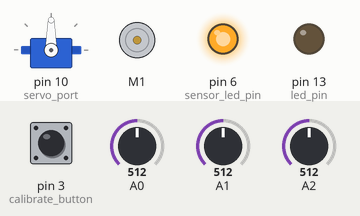
This sketch was run on a simulated Arduino Uno, built with avr-gcc and run on an emulated ATmega328P. Parts: servo, DC motor (green arrow = forward, orange = backward, longer = faster), output pins drawn as LEDs (lit = HIGH). Dashed ring = blinking. The test bench sets the inputs (shaded band); at power-on: pin 3 (calibrate_button) HIGH, A0 = 512, A1 = 512, A2 = 512.

Above: at 1.2 s.
1.3 s: pin 3 (calibrate_button) pulled LOW for 0.15 s
At 1.31 s:
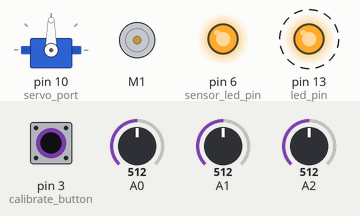
4.3 s: pin 3 (calibrate_button) pulled LOW for 3.2 s
At 6.8 s:
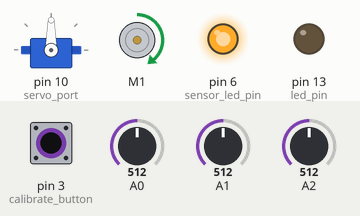
Timing chart, 0 to 9.0 s (numbered marks = the images above; inputs shaded):
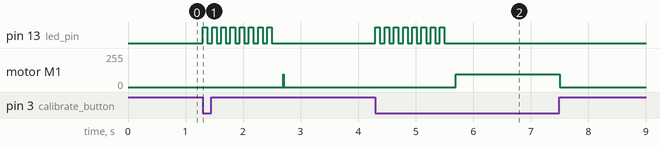

Measured:
- after the input at 1.3 s, pin 13 (led_pin): alternates HIGH for 0.08 s and LOW for 0.08 s, 16 changes in all, then stays LOW, starting at once; motor M1: stopped → forward 95/255 after 1.4 s, → stopped 0.01 s later
- after the input at 4.3 s, pin 13 (led_pin): alternates HIGH for 0.08 s and LOW for 0.08 s, 16 changes in all, then stays LOW, starting at once; motor M1: stopped → forward 95/255 after 1.4 s, → stopped 1.8 s later

The sketch:

linefollower.ino
```cpp
// (licence header left out)
#include <Arduino.h>
#include "config.h"
#include "control.h"
#include "sensor.h"

/* type definitions */
typedef enum { LEFT, RIGHT, STRAIGHT } Direction;

/* variable definitions */
static const size_t sensor_count = LENGTH(sensor_ports);
static bool calibrate = true;
static uint8_t cycle = 0;

/* initialize motor,servo and sensors */
AF_DCMotor *motor = new AF_DCMotor(motor_port, MOTOR_FREQUENCY);
Servo *servo = new Servo;
Sensor sensor = init_sensors(sensor_led_pin, sensor_ports);

void
setup(void) {
	pinMode(led_pin, OUTPUT);
	pinMode(calibrate_button, INPUT_PULLUP);    /* enable pullup-resistor */

	servo->attach(servo_port);
	servo->write(90);
}

/* main loop */
void
loop(void) {
	bool *position;
	Direction correction = STRAIGHT;

	if(digitalRead(calibrate_button) == HIGH) {
		calibrate = true;
		stop(motor);

		return;
	}

	if(calibrate) {
		blink(led_pin);
		cycle = 0;
		calibrate_sensors(&sensor, calibrate_passes, read_passes);
		forward(motor, motor_speed);
		calibrate = false;
	}

	position = get_line_position(&sensor, contrast_threshold, read_passes);
	correction = correct_vehicle(servo, position, correction);

	//delay(50);
	/*if(Serial.available() > 0) {
		switch(Serial.read()) {
			case 108:
			servo->write(115);
			break;
			case 114:
			servo->write(50);
			break;
		}
	}*/
}

/* control servo based on position */
Direction
correct_vehicle(Servo *s, bool *position, Direction dir) {

	if(position[0] && (dir != RIGHT)) {
		right(s, servo_straight_angle, servo_max_steering_angle);
		return RIGHT;
	}

	if(position[(LENGTH(sensor_ports) - 1)] && (dir != LEFT)) {
		left(s, servo_straight_angle, servo_max_steering_angle);
		return LEFT;
	}

	straight(s, servo_straight_angle);

	return STRAIGHT;
}

/* blink to indicate calibration */
void
blink(uint8_t pin) {
	for(uint8_t i = 0; i < 8; i++) {
		digitalWrite(pin, HIGH);
		delay(80);
		digitalWrite(pin, LOW);
		delay(80);
	}
}
```

control.h
```cpp
// (licence header left out)
/* Basic vehicle control functions, including motor and servo control */

#include <Arduino.h>        /* Standard Arduino header file */
#include <Servo.h>          /* Standard Servo library */
#include "AFMotor.h"

/* motor specific funtions */
void
forward(AF_DCMotor *m, uint8_t speed) {
	m->run(FORWARD);
	m->setSpeed(speed);
}

void
backward(AF_DCMotor *m, uint8_t speed) {
	m->run(BACKWARD);
	m->setSpeed(speed);
}

void
stop(AF_DCMotor *m) {
	m->run(RELEASE);
}

/* servo specific functions */
/*Servo *
servo_init(const uint8_t pin) {
	Servo *s = new Servo;
	s->attach(pin);
	s->write(90);
	return s;
}*/

void
left(Servo *s, const uint8_t base_angle, const uint8_t left_angle) {
	//s->write(base_angle + left_angle);
	s->write(110); //125
}

void
right(Servo *s, const uint8_t base_angle, uint8_t const right_angle) {
	//s->write(base_angle - right_angle);
	s->write(50); //45
}

void
straight(Servo *s, const uint8_t base_angle) {
	s->write(base_angle);
}
```

sensor.h
```cpp
// (licence header left out)
/* Basic funtions for controlling the sensor bar */

#include <Arduino.h>        /* Standard Arduino header file */

/* get array element count at compile time */
#define LENGTH(X) (sizeof(X) / sizeof(X[0]))

/* type definitions  */
typedef struct {
	const uint8_t led_pin;
	const uint8_t *analog_pins; /* pointer to array */
	unsigned int *start_values; /* pointer to array */
} Sensor;


/* initialize sensor array */
Sensor
init_sensors(const uint8_t led_pin, const uint8_t *inputs) {
	static unsigned int start_values[LENGTH(sensor_ports)];
	Sensor s = { led_pin, inputs, &start_values[0] };

	pinMode(led_pin, OUTPUT);
	digitalWrite(led_pin, HIGH);

	return s;
}

/* read sensor array */
unsigned int *
read_sensors(Sensor *s, const uint8_t passes) {
	static unsigned int readings[LENGTH(sensor_ports)];

	for(uint8_t i = 0; i < passes; i++) {
		for(uint8_t j = 0; j < LENGTH(readings); j++)
			readings[j] = readings[j] + analogRead(s->analog_pins[j]);
	}

	for(uint8_t i = 0; i < LENGTH(readings); i++)
		readings[i] = readings[i] / passes;

	return readings;
}

/* calibrate sensors */
void
calibrate_sensors(Sensor *s, const uint8_t calibrate_passes, const uint8_t read_passes) {
	unsigned int *readings;

	for(uint8_t i = 0; i < LENGTH(sensor_ports); i++)
		s->start_values[i] = 0;

	for(uint8_t i = 0; i < calibrate_passes; i++) {
		readings = read_sensors(s, read_passes);
		for(uint8_t j = 0; j < LENGTH(sensor_ports); j++)
			s->start_values[j] = s->start_values[j] + readings[j];
	}

	for(uint8_t i = 0; i < LENGTH(sensor_ports); i++)
		s->start_values[i] = s->start_values[i] / calibrate_passes;
}

/* get the position of the line under the sensors */
bool *
get_line_position(Sensor *s, const uint8_t contrast_threshold, const uint8_t read_passes) {
	static bool position[LENGTH(sensor_ports)];
	unsigned int *readings = read_sensors(s, read_passes);

	for(uint8_t i = 0; i < LENGTH(sensor_ports); i++) {
		if(abs(((int) s->start_values[i] - (int) readings[i])) >= contrast_threshold)
			position[i] = true;
		else
			position[i] = false;
	}

	return position;
}
```

config.h
```cpp
// (licence header left out)
/* Configuration options */

/* Motor parameters */
/* port, to which the motor is connected (1-4) */
static const uint8_t motor_port = 1;

/* PWM frequency used to drive the motor,
 * options from AFMotor.h:
 *     MOTOR12_1KHZ
 *     MOTOR12_2KHZ    Only ports 1 & 2
 *     MOTOR12_8KHZ    Only ports 1 & 2
 *     MOTOR12_64KHZ   Only ports 1 & 2
 */
#define MOTOR_FREQUENCY MOTOR12_1KHZ

/* motor speed */
static const uint8_t motor_speed = 95;


/* Servo parameters */
/* servo control-pin (servo port1: 9; servo port2: 10) */
static const uint8_t servo_port = 10;

/* set straight steering angle (normal 90 degree) */
static const int servo_straight_angle =  90;

/* max steering angle (from middle to left/right) */
static const int servo_max_steering_angle = 30;


/* Sensor parameters */
/* sensor analog ports */
static const uint8_t sensor_ports[] = {A0, A1, A2};

/* Pin to power the sensor-leds */
static const uint8_t sensor_led_pin = 6;

/* minimal difference between light and dark for detecting line change */
static const uint8_t contrast_threshold = 5;

/* button for calibrating */
static const uint8_t calibrate_button = 3;

/* iteration count for calibration */
static const uint8_t calibrate_passes = 10;

/* iteration count for sensor readings */
static const uint8_t read_passes = 35;


/* Miscellaneous options */
/* control-led port */
static const uint8_t led_pin = 13;
```
